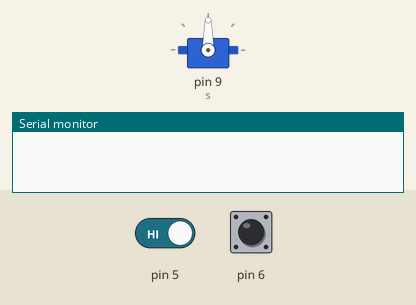
Recording of a sketch running on a simulated Arduino Uno, built with avr-gcc and run on an emulated ATmega328P. On the bench: servo, the last lines printed to the serial monitor. The inputs (shaded band) are chosen by the test bench; at power-on: pin 5 HIGH, pin 6 HIGH.

Above: at 1.2 s.
1.3 s: pin 5 driven LOW
At 2.1 s:
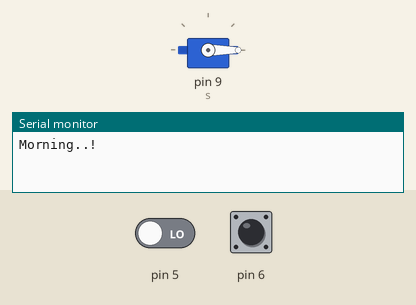
At 22.1 s:
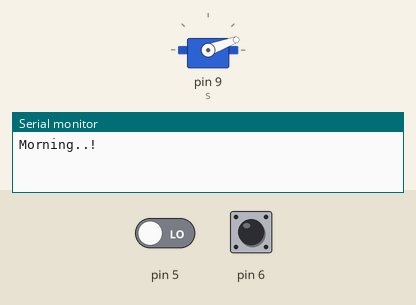
Timing chart, 0 to 23.8 s (numbered marks = the images above; inputs shaded):
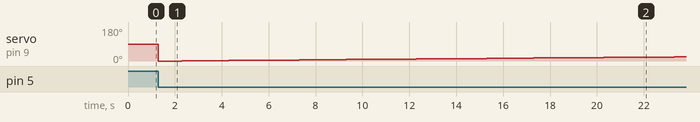

Measured:
- after the input at 1.3 s, servo on pin 9 (s): 90° → 0° at once, → 1° 1.0 s later, → 2° 1.0 s later, → 3° 1.0 s later, … (23 changes in this stretch)

The sketch:

sketch_jul18a.ino
```cpp
#include<Servo.h>
Servo s;
void setup() {
  // put your setup code here, to run once:
pinMode(5, INPUT);
pinMode(6, INPUT);
s.attach(9);
Serial.begin(9600);
}

void loop() {
  // put your main code here, to run repeatedly:
int a=digitalRead(5);
int b=digitalRead(6);
if(a==0){
  Serial.println("Morning..!");
  for(int angle=0;angle<=180;angle++){
    s.write(angle);
    delay(1000);
  }
}
 if(b==0){
  Serial.println("Evening..!");
  for(int angle=180;angle>=0;angle--){
    s.write(angle);
    delay(1000);
  }
}
 if(a==0&&b==0){
  Serial.println("Afternoon...!");
  s.write(90);
   delay(1000);
}
}
```
